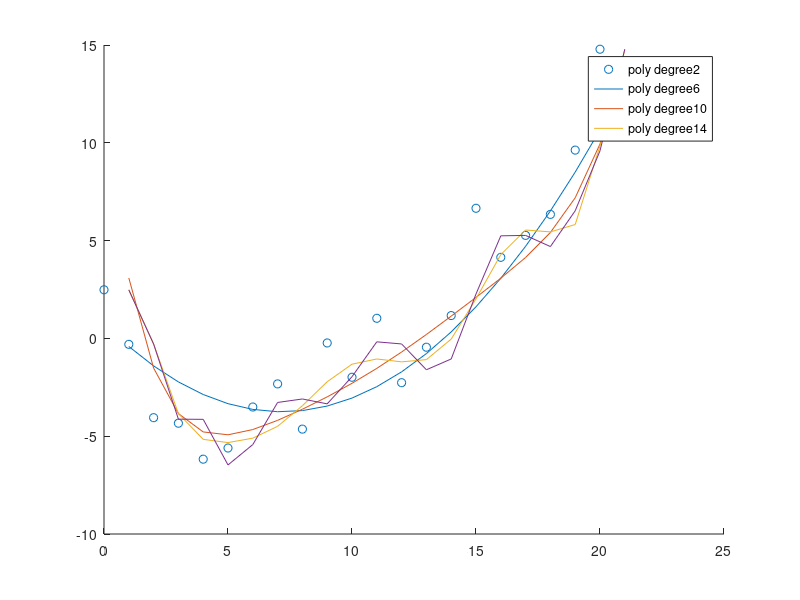

The MATLAB source for this figure: (Note: this script raises an error after producing the figure.)
% Problem 7.3 - Overfitting and ridge regression
% Silvia Ionescu
% 11-18-2016

clear; close all; clc;

% train and test datasets
quad_data = load('quad_data.mat');
xtrain_a = quad_data.xtrain;
ytrain = quad_data.ytrain;

xtest_a = quad_data.xtest;
ytest = quad_data.ytest;

for i = 1:14
    xtrain(:,i) = xtrain_a.^i; 
    xtest(:,i) = xtest_a.^i;

end

% Part 7_3a
% calculating coefficients for 1...14 degrees for training data
b1 = ridge(ytrain, xtrain(:,1), 0, 0);
b2 = ridge(ytrain, xtrain(:,1:2), 0, 0);
b3 = ridge(ytrain, xtrain(:,1:3), 0, 0);
b4 = ridge(ytrain, xtrain(:,1:4), 0, 0);
b5 = ridge(ytrain, xtrain(:,1:5), 0, 0);
b6 = ridge(ytrain, xtrain(:,1:6), 0, 0);
b7 = ridge(ytrain, xtrain(:,1:7), 0, 0);
b8 = ridge(ytrain, xtrain(:,1:8), 0, 0);
b9 = ridge(ytrain, xtrain(:,1:9), 0, 0);
b10 = ridge(ytrain, xtrain(:,1:10), 0, 0);
b11 = ridge(ytrain, xtrain(:,1:11), 0, 0);
b12 = ridge(ytrain, xtrain(:,1:12), 0, 0);
b13 = ridge(ytrain, xtrain(:,1:13), 0, 0);
b14 = ridge(ytrain, xtrain(:,1:14), 0, 0);

y1 = b1(2)'*xtrain(:,1)' + b1(1);
y2 = b2(2:end)'*xtrain(:,1:2)' + b2(1);
y3 = b3(2:end)'*xtrain(:,1:3)' + b3(1);
y4 = b4(2:end)'*xtrain(:,1:4)' + b4(1);
y5 = b5(2:end)'*xtrain(:,1:5)' + b5(1);
y6 = b6(2:end)'*xtrain(:,1:6)' + b6(1);
y7 = b7(2:end)'*xtrain(:,1:7)' + b7(1);
y8 = b8(2:end)'*xtrain(:,1:8)' + b8(1);
y9 = b9(2:end)'*xtrain(:,1:9)' + b9(1);
y10 = b10(2:end)'*xtrain(:,1:10)' + b10(1);
y11 = b11(2:end)'*xtrain(:,1:11)' + b11(1);
y12 = b12(2:end)'*xtrain(:,1:12)' + b12(1);
y13 = b13(2:end)'*xtrain(:,1:13)' + b13(1);
y14 = b14(2:end)'*xtrain(:,1:14)' + b14(1);

y_train_predict = [y1;y2;y3;y4;y5;y6;y7;y8;y9;y10;y11;y12;y13;y14]';

y1_t = b1(2)'*xtest(:,1)' + b1(1);
y2_t = b2(2:end)'*xtest(:,1:2)' + b2(1);
y3_t = b3(2:end)'*xtest(:,1:3)' + b3(1);
y4_t = b4(2:end)'*xtest(:,1:4)' + b4(1);
y5_t = b5(2:end)'*xtest(:,1:5)' + b5(1);
y6_t = b6(2:end)'*xtest(:,1:6)' + b6(1);
y7_t = b7(2:end)'*xtest(:,1:7)' + b7(1);
y8_t = b8(2:end)'*xtest(:,1:8)' + b8(1);
y9_t = b9(2:end)'*xtest(:,1:9)' + b9(1);
y10_t = b10(2:end)'*xtest(:,1:10)' + b10(1);
y11_t = b11(2:end)'*xtest(:,1:11)' + b11(1);
y12_t = b12(2:end)'*xtest(:,1:12)' + b12(1);
y13_t = b13(2:end)'*xtest(:,1:13)' + b13(1);
y14_t = b14(2:end)'*xtest(:,1:14)' + b14(1);

y_test_predict = [y1_t; y2_t; y3_t; y4_t; y5_t; y6_t; y7_t; y8_t; y9_t; y10_t; y11_t; y12_t; y13_t; y14_t]';

% training point and polynomial curves of degrees 2,6,10,14
figure(1)
scatter(xtrain(:,1),ytrain);
hold on
plot(y2);
hold on
plot(y6);
hold on
plot(y10)
hold on
plot(y14)
lgd = legend ('poly degree2', 'poly degree6', 'poly degree10', 'poly degree14');
lgd.Location = 'southeast';
title('Training points with polynomial curves of degree 2, 6, 10, 14');
ylabel('Ytrain');
xlabel('Xtrain')
hold off

% calculate mse for train data
for j = 1:14
    mse_train(j) = 1/length(ytrain)*sum((ytrain-y_train_predict(:,j)).^2);
    mse_test(j) = 1/length(ytest)*sum((ytest-y_test_predict(:,j)).^2);
end

% mean-squared error as a function of polynomial degree

figure(2)
plot(1:14, mse_train);
hold on
plot(1:14, mse_test);
legend('mse train', 'mse test');
xlabel('Polynomial degree');
ylabel('MSE test and train');
title ('Training and testing data MSE vs. polynomial degree d= 1,...14');
hold off;

% Part b
reg = exp(-25:5);
for k = 1:length(reg)
    b10_ridge_train = ridge(ytrain, xtrain(:,1:10), reg(k), 0);
    y10_ridge_train = b10_ridge_train(2:end)'*xtrain(:,1:10)' + b10_ridge_train(1);
    mse_train_ridge(k) = 1/length(ytrain)*sum((ytrain-y10_ridge_train').^2);
    
    y10_ridge_test(:,k) = (b10_ridge_train(2:end)'*xtest(:,1:10)' + b10_ridge_train(1))';
    mse_test_ridge(k) = 1/length(ytest)*sum((ytest-y10_ridge_test(:,k)).^2);
    
    b4_ridge_train(:,k) = ridge(ytrain, xtrain(:,1:4), reg(k), 0);
    
end
figure(3)
plot(mse_train_ridge);
hold on
plot(mse_test_ridge);
hold off
lgd = legend('mse train', 'mse test');
lgd.Location = 'southeast';
xlabel('ln(lambda)');
ylabel('MSE traing and testing data');
title('MSE of the training and testing data vs.ln ?');

min_test_mse = find(mse_test_ridge == min(mse_test_ridge));
% Part 3bii
figure(4)
scatter(xtest(:,1),ytest);
hold on
plot(xtest(:,1),y10_t)
hold on
plot(xtest(:,1),y10_ridge_test(:,min_test_mse));
xlabel('xtest data');
ylabel('Polynomial fit'); 
lgd = legend('data','OLS', 'l2');
lgd.Location = 'southeast';
title('non-regularized OLS degree 10 polynomial fit and the l2-regularized degree 10 fit');

% Part 3c
figure(5)
plot(b4_ridge_train(1,:))
hold on
plot(b4_ridge_train(2,:))
hold on
plot(b4_ridge_train(3,:))
hold on
plot(b4_ridge_train(4,:))
hold on
plot(b4_ridge_train(5,:))
legend('w0', 'w1', 'w2', 'w3', 'w5');
xlabel('ln(lamda)');
ylabel('Coefficient values');
title('Coefficient values vs. ln(lamda)');
